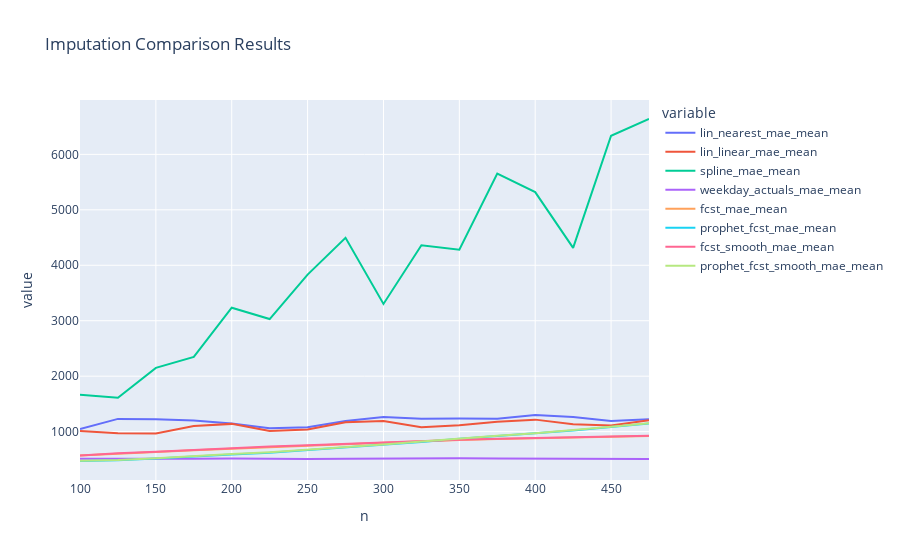

Notebook code for this chart:
### Markdown cell above
Large Gap Results

### Code cell
cd = Path.cwd()
data_dir = str(cd.parents[0])
filepath = data_dir + '\\load_forecasting_analysis\\imputation_results_large_gaps.csv'

impute_results = pd.read_csv(filepath)

agg_result = agg_results(impute_results)

fig = plot_imputation_results(agg_result)
fig
fig.write_html("imputation_plot_large_gaps_4_19_2025.html")

### Figure 1 — Plotly figure (JSON) as saved in the notebook; plotly's stock layout.template omitted (floating-point values rounded to 4 significant figures)
{"data": [{"hovertemplate": "variable=lin_nearest_mae_mean<br>n=%{x}<br>value=%{y}<extra></extra>", "legendgroup": "lin_nearest_mae_mean", "line": {"color": "#636efa", "dash": "solid"}, "marker": {"symbol": "circle"}, "mode": "lines", "name": "lin_nearest_mae_mean", "orientation": "v", "showlegend": true, "type": "scatter", "x": [100, 125, 150, 175, 200, 225, 250, 275, 300, 325, 350, 375, 400, 425, 450, 475], "xaxis": "x", "y": [1047.0, 1230.0, 1223.0, 1202.0, 1146.0, 1061.0, 1077.0, 1191.0, 1262.0, 1232.0, 1238.0, 1233.0, 1301.0, 1263.0, 1190.0, 1225.0], "yaxis": "y"}, {"hovertemplate": "variable=lin_linear_mae_mean<br>n=%{x}<br>value=%{y}<extra></extra>", "legendgroup": "lin_linear_mae_mean", "line": {"color": "#EF553B", "dash": "solid"}, "marker": {"symbol": "circle"}, "mode": "lines", "name": "lin_linear_mae_mean", "orientation": "v", "showlegend": true, "type": "scatter", "x": [100, 125, 150, 175, 200, 225, 250, 275, 300, 325, 350, 375, 400, 425, 450, 475], "xaxis": "x", "y": [1012.0, 969.5, 965.1, 1100.0, 1140.0, 1012.0, 1038.0, 1170.0, 1190.0, 1078.0, 1114.0, 1179.0, 1216.0, 1135.0, 1109.0, 1205.0], "yaxis": "y"}, {"hovertemplate": "variable=spline_mae_mean<br>n=%{x}<br>value=%{y}<extra></extra>", "legendgroup": "spline_mae_mean", "line": {"color": "#00cc96", "dash": "solid"}, "marker": {"symbol": "circle"}, "mode": "lines", "name": "spline_mae_mean", "orientation": "v", "showlegend": true, "type": "scatter", "x": [100, 125, 150, 175, 200, 225, 250, 275, 300, 325, 350, 375, 400, 425, 450, 475], "xaxis": "x", "y": [1667.0, 1610.0, 2149.0, 2347.0, 3235.0, 3030.0, 3832.0, 4495.0, 3303.0, 4361.0, 4282.0, 5652.0, 5319.0, 4313.0, 6336.0, 6638.0], "yaxis": "y"}, {"hovertemplate": "variable=weekday_actuals_mae_mean<br>n=%{x}<br>value=%{y}<extra></extra>", "legendgroup": "weekday_actuals_mae_mean", "line": {"color": "#ab63fa", "dash": "solid"}, "marker": {"symbol": "circle"}, "mode": "lines", "name": "weekday_actuals_mae_mean", "orientation": "v", "showlegend": true, "type": "scatter", "x": [100, 125, 150, 175, 200, 225, 250, 275, 300, 325, 350, 375, 400, 425, 450, 475], "xaxis": "x", "y": [509.3, 507.2, 500.2, 510.7, 514.1, 507.0, 507.2, 512.4, 519.3, 521.0, 520.4, 517.6, 515.7, 512.5, 509.5, 504.9], "yaxis": "y"}, {"hovertemplate": "variable=fcst_mae_mean<br>n=%{x}<br>value=%{y}<extra></extra>", "legendgroup": "fcst_mae_mean", "line": {"color": "#FFA15A", "dash": "solid"}, "marker": {"symbol": "circle"}, "mode": "lines", "name": "fcst_mae_mean", "orientation": "v", "showlegend": true, "type": "scatter", "x": [100, 125, 150, 175, 200, 225, 250, 275, 300, 325, 350, 375, 400, 425, 450, 475], "xaxis": "x", "y": [567.3, 603.6, 627.6, 663.3, 693.3, 723.7, 747.4, 773.5, 797.7, 829.4, 849.5, 867.1, 878.8, 896.6, 908.9, 919.6], "yaxis": "y"}, {"hovertemplate": "variable=prophet_fcst_mae_mean<br>n=%{x}<br>value=%{y}<extra></extra>", "legendgroup": "prophet_fcst_mae_mean", "line": {"color": "#19d3f3", "dash": "solid"}, "marker": {"symbol": "circle"}, "mode": "lines", "name": "prophet_fcst_mae_mean", "orientation": "v", "showlegend": true, "type": "scatter", "x": [100, 125, 150, 175, 200, 225, 250, 275, 300, 325, 350, 375, 400, 425, 450, 475], "xaxis": "x", "y": [470.4, 483.5, 515.0, 558.4, 588.4, 620.4, 665.6, 717.8, 761.9, 814.0, 871.1, 918.8, 964.0, 1018.0, 1082.0, 1146.0], "yaxis": "y"}, {"hovertemplate": "variable=fcst_smooth_mae_mean<br>n=%{x}<br>value=%{y}<extra></extra>", "legendgroup": "fcst_smooth_mae_mean", "line": {"color": "#FF6692", "dash": "solid"}, "marker": {"symbol": "circle"}, "mode": "lines", "name": "fcst_smooth_mae_mean", "orientation": "v", "showlegend": true, "type": "scatter", "x": [100, 125, 150, 175, 200, 225, 250, 275, 300, 325, 350, 375, 400, 425, 450, 475], "xaxis": "x", "y": [571.3, 611.3, 635.2, 670.4, 700.5, 730.7, 754.2, 780.0, 804.5, 835.6, 854.6, 872.5, 884.7, 902.3, 913.7, 923.8], "yaxis": "y"}, {"hovertemplate": "variable=prophet_fcst_smooth_mae_mean<br>n=%{x}<br>value=%{y}<extra></extra>", "legendgroup": "prophet_fcst_smooth_mae_mean", "line": {"color": "#B6E880", "dash": "solid"}, "marker": {"symbol": "circle"}, "mode": "lines", "name": "prophet_fcst_smooth_mae_mean", "orientation": "v", "showlegend": true, "type": "scatter", "x": [100, 125, 150, 175, 200, 225, 250, 275, 300, 325, 350, 375, 400, 425, 450, 475], "xaxis": "x", "y": [475.7, 490.3, 521.3, 563.8, 594.7, 627.0, 671.9, 723.4, 767.6, 820.6, 876.5, 923.5, 968.7, 1024.0, 1086.0, 1149.0], "yaxis": "y"}], "layout": {"legend": {"title": {"text": "variable"}, "tracegroupgap": 0}, "title": {"text": "Imputation Comparison Results"}, "xaxis": {"anchor": "y", "domain": [0, 1], "title": {"text": "n"}}, "yaxis": {"anchor": "x", "domain": [0, 1], "title": {"text": "value"}}}}
